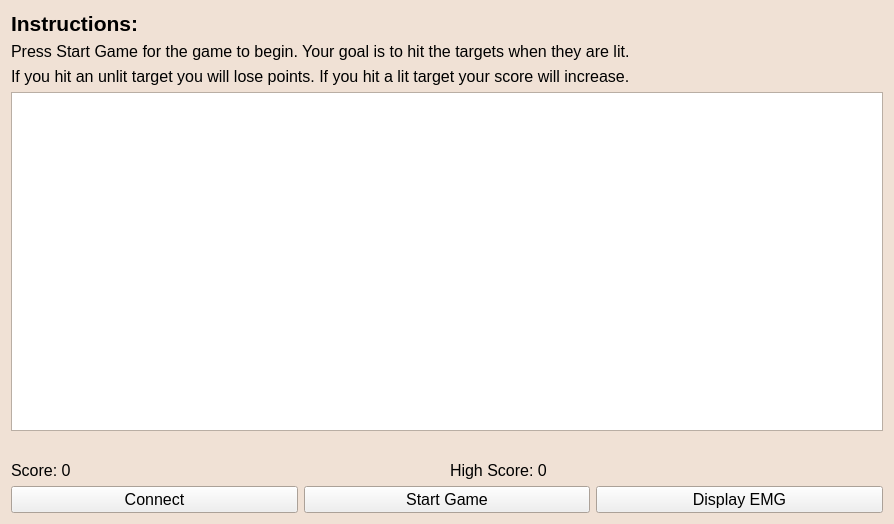
<?xml version="1.0" encoding="UTF-8"?>
<ui version="4.0">
 <class>MainWindow</class>
 <widget class="QWidget" name="MainWindow">
  <property name="geometry">
   <rect>
    <x>0</x>
    <y>0</y>
    <width>894</width>
    <height>524</height>
   </rect>
  </property>
  <property name="palette">
   <palette>
    <active>
     <colorrole role="Base">
      <brush brushstyle="SolidPattern">
       <color alpha="255">
        <red>255</red>
        <green>255</green>
        <blue>255</blue>
       </color>
      </brush>
     </colorrole>
     <colorrole role="Window">
      <brush brushstyle="SolidPattern">
       <color alpha="255">
        <red>240</red>
        <green>225</green>
        <blue>213</blue>
       </color>
      </brush>
     </colorrole>
    </active>
    <inactive>
     <colorrole role="Base">
      <brush brushstyle="SolidPattern">
       <color alpha="255">
        <red>255</red>
        <green>255</green>
        <blue>255</blue>
       </color>
      </brush>
     </colorrole>
     <colorrole role="Window">
      <brush brushstyle="SolidPattern">
       <color alpha="255">
        <red>240</red>
        <green>225</green>
        <blue>213</blue>
       </color>
      </brush>
     </colorrole>
    </inactive>
    <disabled>
     <colorrole role="Base">
      <brush brushstyle="SolidPattern">
       <color alpha="255">
        <red>240</red>
        <green>225</green>
        <blue>213</blue>
       </color>
      </brush>
     </colorrole>
     <colorrole role="Window">
      <brush brushstyle="SolidPattern">
       <color alpha="255">
        <red>240</red>
        <green>225</green>
        <blue>213</blue>
       </color>
      </brush>
     </colorrole>
    </disabled>
   </palette>
  </property>
  <property name="windowTitle">
   <string>MainWindow</string>
  </property>
  <layout class="QVBoxLayout" name="verticalLayout_2">
   <item>
    <layout class="QVBoxLayout" name="verticalLayout">
     <item>
      <layout class="QVBoxLayout" name="instructions">
       <item>
        <widget class="QLabel" name="instr1">
         <property name="font">
          <font>
           <pointsize>16</pointsize>
           <weight>75</weight>
           <bold>true</bold>
          </font>
         </property>
         <property name="text">
          <string>Instructions: </string>
         </property>
        </widget>
       </item>
       <item>
        <widget class="QLabel" name="instr3">
         <property name="font">
          <font>
           <pointsize>12</pointsize>
          </font>
         </property>
         <property name="text">
          <string>Press Start Game for the game to begin. Your goal is to hit the targets when they are lit.</string>
         </property>
        </widget>
       </item>
       <item>
        <widget class="QLabel" name="instr4">
         <property name="font">
          <font>
           <pointsize>12</pointsize>
          </font>
         </property>
         <property name="text">
          <string>If you hit an unlit target you will lose points. If you hit a lit target your score will increase.</string>
         </property>
        </widget>
       </item>
      </layout>
     </item>
     <item>
      <widget class="QGraphicsView" name="graphicsView"/>
     </item>
     <item>
      <layout class="QVBoxLayout" name="status">
       <item>
        <widget class="QLabel" name="status_text">
         <property name="font">
          <font>
           <pointsize>12</pointsize>
          </font>
         </property>
         <property name="text">
          <string/>
         </property>
        </widget>
       </item>
       <item>
        <layout class="QHBoxLayout" name="horizontalLayout_2">
         <item>
          <widget class="QLabel" name="score_text">
           <property name="font">
            <font>
             <pointsize>12</pointsize>
            </font>
           </property>
           <property name="layoutDirection">
            <enum>Qt::LeftToRight</enum>
           </property>
           <property name="text">
            <string>Score: 0</string>
           </property>
           <property name="textFormat">
            <enum>Qt::RichText</enum>
           </property>
          </widget>
         </item>
         <item>
          <widget class="QLabel" name="label">
           <property name="font">
            <font>
             <pointsize>12</pointsize>
            </font>
           </property>
           <property name="text">
            <string>High Score: 0</string>
           </property>
          </widget>
         </item>
        </layout>
       </item>
      </layout>
     </item>
     <item>
      <layout class="QHBoxLayout" name="horizontalLayout">
       <item>
        <widget class="QPushButton" name="connectButton">
         <property name="font">
          <font>
           <pointsize>12</pointsize>
          </font>
         </property>
         <property name="text">
          <string>Connect</string>
         </property>
        </widget>
       </item>
       <item>
        <widget class="QPushButton" name="startButton">
         <property name="font">
          <font>
           <pointsize>12</pointsize>
          </font>
         </property>
         <property name="text">
          <string>Start Game</string>
         </property>
        </widget>
       </item>
       <item>
        <widget class="QPushButton" name="emgButton">
         <property name="font">
          <font>
           <pointsize>12</pointsize>
          </font>
         </property>
         <property name="text">
          <string>Display EMG</string>
         </property>
        </widget>
       </item>
      </layout>
     </item>
    </layout>
   </item>
  </layout>
 </widget>
 <resources/>
 <connections/>
</ui>
